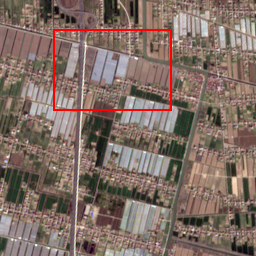
#> input picture src/MIR--CycleGAN/mir-images/Thick-groundtruth.png, 256 x 256 px, found by its file name
$ python metics.py
#> lines starting #> are read from the running program, lines starting #| are printed output that depends on the picture; long printed decimals are rounded
import cv2
import numpy as np
from skimage.metrics import structural_similarity as ssim
from sklearn.metrics import mean_squared_error, mean_absolute_error, r2_score
import matplotlib.pyplot as plt
from math import log10, sqrt

def calculate_psnr(img1, img2):
    mse = np.mean((img1 - img2) ** 2)
    if mse == 0:
        return float('inf')
    max_pixel = 255.0
    psnr = 20 * log10(max_pixel / sqrt(mse))
    return psnr

def calculate_rmse(img1, img2):
    mse = np.mean((img1 - img2) ** 2)
    rmse = sqrt(mse)
    return rmse

def calculate_ssim(img1, img2):
    s, _ = ssim(img1, img2, full=True)
    return s

# [5 lines of commented-out code are left out]

img1 = cv2.imread(r'C:\lzy\MIR-CycleGAN\mir-images\Thick-groundtruth.png')
#> img1 is the input picture: shape (256, 256, 3); mean B, G, R 100.6, 109.9, 128.7
img2 = cv2.imread(r'C:\lzy\MIR-CycleGAN\mir-images\Thick-MIR.png')
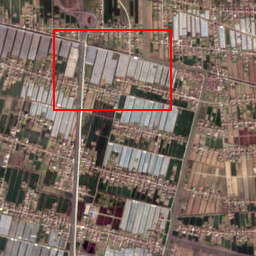
#> input picture src/MIR--CycleGAN/mir-images/Thick-MIR.png, 256 x 256 px, found by its file name
#> img2 is the input picture: shape (256, 256, 3); mean B, G, R 98.1, 108.1, 126.5

# img1 = cv2.imread(r'C:\lzy\MIR-CycleGAN\mir-images\Thin-groundtruth.png')
# img2 = cv2.imread(r'C:\lzy\MIR-CycleGAN\mir-images\Thin-MIR.png')


# 将图片转换为灰度图
img1 = cv2.cvtColor(img1, cv2.COLOR_BGR2GRAY)
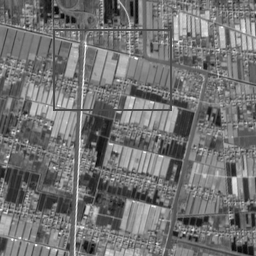
#> img1: shape (256, 256); min 5, max 255, mean 114.4
img2 = cv2.cvtColor(img2, cv2.COLOR_BGR2GRAY)
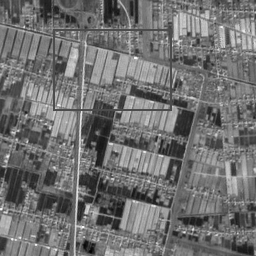
#> img2: shape (256, 256); min 0, max 249, mean 112.5

# 检查图片是否成功读取
if img1 is None or img2 is None:
    print("Error: One or both images not found or could not be opened.")
    exit()

# 确保两张图片大小相同
if img1.shape != img2.shape:
    print("Error: Images must have the same dimensions.")
    exit()

# 计算PSNR
psnr_value = calculate_psnr(img1, img2)
#> in calculate_psnr, `mse = np.mean((img1 - img2) ** 2)`: mse = 74.03
#> in calculate_psnr, `psnr = 20 * log10(max_pixel / sqrt(mse))`: psnr = 29.44
#> psnr_value = 29.44
print(f'PSNR: {psnr_value}')
#| PSNR: 29.437

# 计算SSIM
ssim_value = calculate_ssim(img1, img2)
#> in calculate_ssim, `s, _ = ssim(img1, img2, full=True)`: s = 0.814
#> ssim_value = 0.814
print(f'SSIM: {ssim_value}')
#| SSIM: 0.814

# 计算RMSE
rmse_value = calculate_rmse(img1, img2)
#> in calculate_rmse, `mse = np.mean((img1 - img2) ** 2)`: mse = 74.03
#> in calculate_rmse, `rmse = sqrt(mse)`: rmse = 8.6
#> rmse_value = 8.6
print(f'RMSE: {rmse_value}')
#| RMSE: 8.604

# 计算R²
r2_value = r2_score(img1.flatten(), img2.flatten())
#> r2_value = 0.819
print(f'R²: {r2_value}')
#| R²: 0.8191

# 计算MAE
mae_value = mean_absolute_error(img1.flatten(), img2.flatten())
#> mae_value = 11.72
print(f'MAE: {mae_value}')
#| MAE: 11.715

# 绘制重建图像与真实图像之间的散点图
plt.figure(figsize=(7, 7))
plt.scatter(img1.flatten(), img2.flatten(), alpha=0.5, color='blue', s=1)
# plt.title('Scatter Plot between Original and Reconstructed Images')
plt.xlabel('Ground truth Image Pixel Values')
plt.ylabel('Reconstructed Image Pixel Values')
plt.grid(True)

# 添加y=x的参考线
min_val = min(img1.min(), img2.min())
#> min_val = 0
max_val = max(img1.max(), img2.max())
#> max_val = 255
plt.plot([min_val, max_val], [min_val, max_val], 'r--')  # y=x 参考线

# 在左上角添加文本信息
textstr = '\n'.join((
    f'PSNR: {psnr_value:.2f}',
    f'SSIM: {ssim_value:.4f}',
    f'RMSE: {rmse_value:.2f}',
    f'R²: {r2_value:.4f}',
    f'MAE: {mae_value:.2f}',
))

# props = dict(boxstyle='round', facecolor='wheat', alpha=0.5)
plt.text(0.05, 0.95, textstr, transform=plt.gca().transAxes, fontsize=10,
         verticalalignment='top')

# 取消网格
plt.grid(False)

plt.show()
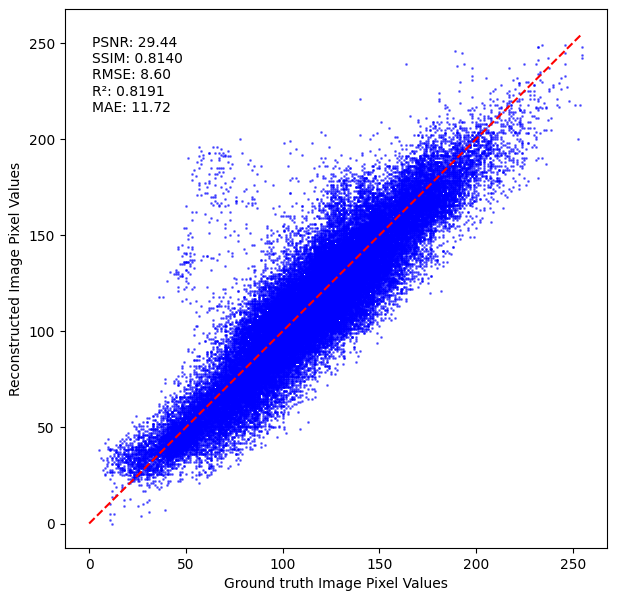
#> figure drawn by matplotlib, 1 panel
